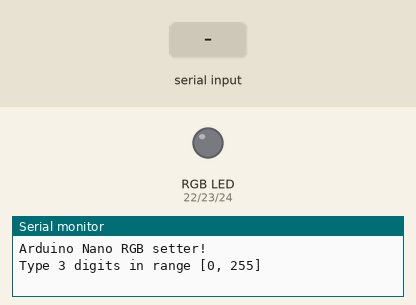
Simulated run of this sketch. Board: Arduino Mega 2560, built with avr-gcc and run on an emulated ATmega2560. Parts: an RGB LED mixed from three pins (HIGH = lit), the last lines printed to the serial monitor. The test bench sets the inputs (shaded band).

Above: at 1.2 s.
1.3 s: "90,45,200\n" received over Serial
At 2.3 s:
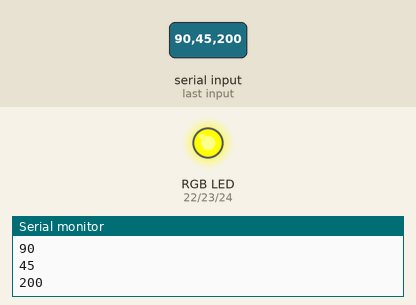
2.8 s: "200\n" received over Serial
At 5.0 s:
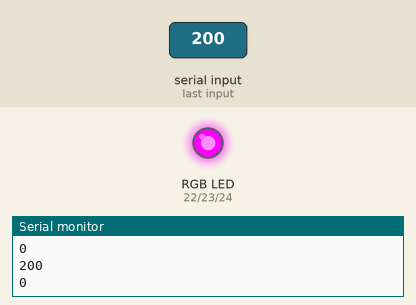
5.3 s: "5\n" received over Serial
At 7.7 s:
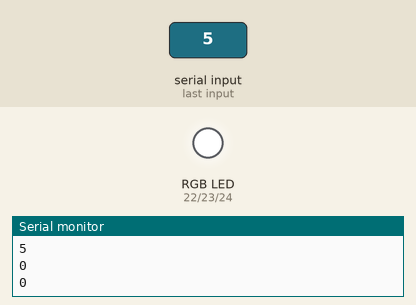
8.3 s: "200\n" received over Serial
At 11.1 s:
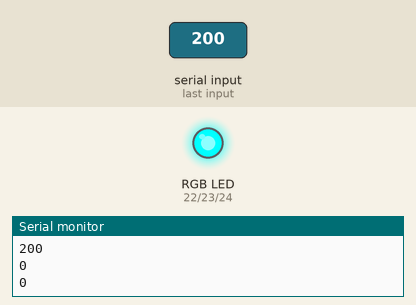
11.3 s: "30,150,10\n" received over Serial
At 12.3 s:
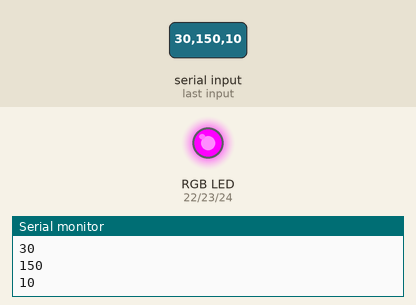
12.8 s: "30,150\n" received over Serial
At 13.3 s:
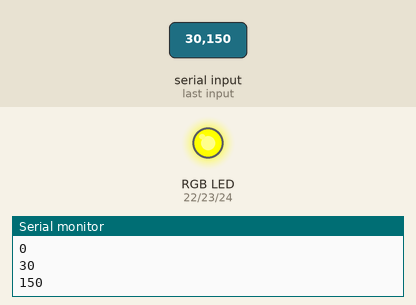
Timing chart, 0 to 17.3 s (numbered marks = the images above; inputs shaded):
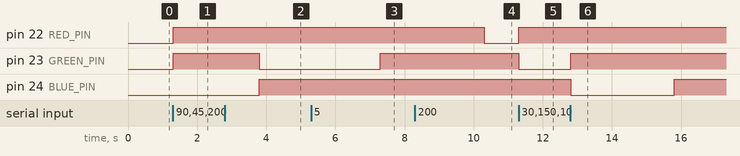

Measured:
- after the input at 1.3 s, pin 22 (RED_PIN), pin 23 (GREEN_PIN): LOW → HIGH at once
- after the input at 2.8 s, pin 23 (GREEN_PIN): HIGH → LOW after 1.0 s; pin 24 (BLUE_PIN): LOW → HIGH after 1.0 s instead of 1.5 s
- after the input at 5.3 s, pin 23 (GREEN_PIN): LOW → HIGH after 2.0 s
- after the input at 8.3 s, pin 22 (RED_PIN): HIGH → LOW after 2.0 s
- after the input at 11.3 s, pin 22 (RED_PIN): LOW → HIGH at once; pin 23 (GREEN_PIN): HIGH → LOW at once
- after the input at 12.8 s, pin 23 (GREEN_PIN): LOW → HIGH after 0.01 s instead of 1.5 s; pin 24 (BLUE_PIN): HIGH → LOW at once, → HIGH 3.0 s later

The sketch:

RGBControl.ino
```cpp
// This code was built with the Arduino Nano 33 BLE Sense
// Using the Serial Monitor, control the inbuilt RGB of the Arduino
// Example command to write in Serial Monitor: 255,255,255
// Make sure No line ending setting is selected in the Serial Monitor
// Have fun!

const int RED_PIN = 22;
const int GREEN_PIN = 23;
const int BLUE_PIN = 24;
void setup() {
  pinMode(RED_PIN, OUTPUT);
  pinMode(GREEN_PIN, OUTPUT);
  pinMode(BLUE_PIN, OUTPUT);
  Serial.begin(9600);
  while (!Serial);
  Serial.println("Arduino Nano RGB setter!");
  Serial.println("Type 3 digits in range [0, 255]");
}
void loop() {
  while (!Serial.available());
  int red = Serial.parseInt();
  int green = Serial.parseInt();
  int blue = Serial.parseInt();
  Serial.println(red);
  Serial.println(green);
  Serial.println(blue);
  set_RGB(red,green,blue);

}
void set_RGB(int red, int green, int blue) {
  analogWrite(RED_PIN, 255-red);
  analogWrite(GREEN_PIN, 255-green);
  analogWrite(BLUE_PIN, 255-blue);
}
```
